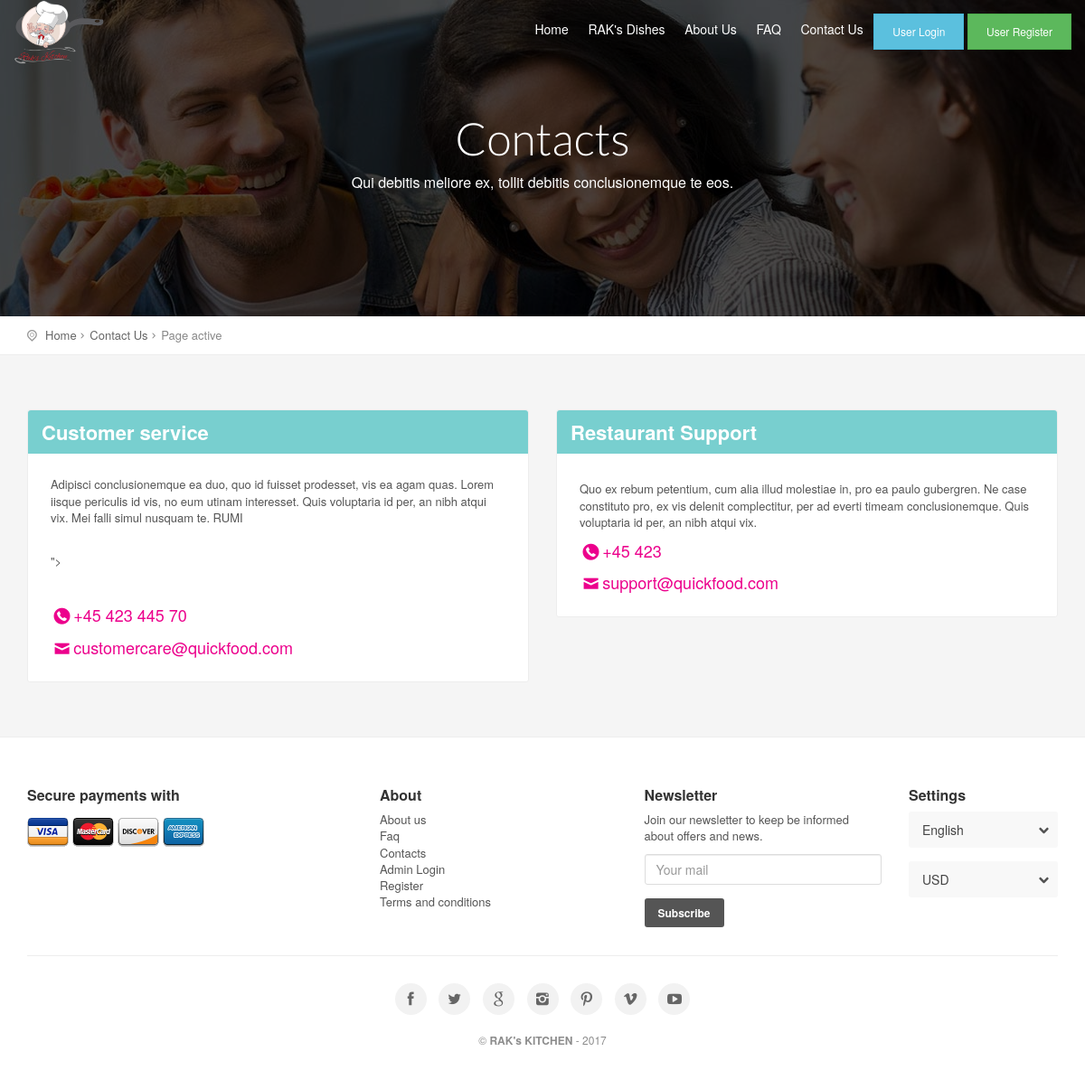
The app's page /index.php/contact with its own data.
### tables this page shows
CREATE TABLE `contact` (
  `id` int(10) NOT NULL,
  `small` varchar(1000) DEFAULT NULL
);

CREATE TABLE `contact_customer_service` (
  `id` int(10) NOT NULL,
  `details` varchar(60000) NOT NULL,
  `phone` varchar(100) NOT NULL,
  `email` varchar(100) NOT NULL
);

CREATE TABLE `contact_restutant_service` (
  `id` int(10) NOT NULL,
  `details` varchar(10000) DEFAULT NULL,
  `phone` varchar(100) DEFAULT NULL,
  `email` varchar(100) DEFAULT NULL
);

### application/controllers/Contact.php (called while the page is built, shortened)
<?php
class Contact extends CI_Controller {
    public function index()
    {
        $this->load->model('Contactm');
        $this->data['info'] = $this->Contactm->show_customer_service_content();
        $this->data['details'] = $this->Contactm->show_resturant_service_content();
        $this->data['contacts']= $this->Contactm->show_contact_content();
        $this->load->view('contacts', $this->data);
    }
}

### index.php (called while the page is built, shortened)
<?php
require_once BASEPATH.'core/CodeIgniter.php';

### application/models/Contactm.php (called while the page is built, shortened)
<?php
class Contactm extends CI_Model
{
    public function show_contact_content(){
        $query=$this->db->query("SELECT * FROM `contact` ORDER by id DESC LIMIT 1 ");
        return $query->result();
    }
    public function show_customer_service_content(){
        $query=$this->db->query("SELECT * FROM `contact_customer_service` ORDER by id DESC LIMIT 1");
        return $query->result();
    }
    public function show_resturant_service_content(){
        $query=$this->db->query("SELECT * FROM `contact_restutant_service` ORDER by id DESC LIMIT 1");
        return $query->result();
    }
}
?>

### application/views/contacts.php (the view, shortened to what this page needs)
<!DOCTYPE html>
<html>
<head>
    <?php include ('head.php') ?>
</head>
<body>
    <?php include ('menu.php') ?>
    <section class="parallax-window" id="short" data-parallax="scroll" data-image-src="img/sub_header_short.jpg" data-natural-width="1400" data-natural-height="350">
        <div id="subheader">
            <div id="sub_content">
             <h1>Contacts</h1>
                <?php
                foreach ($contacts as $contact) {
                }
                ?>
             <p><?php echo $contact->small ?></p>
            </div>
        </div>
    </section>
    <div id="position">
        <div class="container">
            <ul>
                <li><a href="<?php echo base_url()?>Home">Home</a></li>
                <li><a href="<?php echo base_url()?>Contact">Contact Us</a></li>
                <li>Page active</li>
            </ul>
        </div>
    </div>
<div class="container margin_60_35">
	<div class="row" id="contacts">
    	<div class="col-md-6 col-sm-6">
        	<div class="box_style_2">
                <?php
                foreach ($info as $d){
                ?>
            	<h2 class="inner">Customer service</h2>
                <p class="add_bottom_30"><?php echo $d->details ?></p>
                <p><a href="tel://004542344599" class="phone"><i class="icon-phone-circled"></i><?php echo $d->phone?></a></p>
                <p class="nopadding"><a href="mailto:customercare@quickfood.com"><i class="icon-mail-3"></i><?php echo $d->email ?></a></p>
                <?php }?>
            </div>
    	</div>
        <div class="col-md-6 col-sm-6">
        	<div class="box_style_2">
                <?php
                foreach ($details as $dt){
                ?>
            	<h2 class="inner">Restaurant Support</h2>
                <p class="add_bottom_30"><?php echo $dt->details ?></p>
                <p><a href="tel://004542344599" class="phone"><i class="icon-phone-circled"></i><?php echo $dt->phone ?></a></p>
                <p class="nopadding"><a href="mailto:customercare@quickfood.com"><i class="icon-mail-3"></i><?php echo $dt->email ?></a></p>
                <?php }?>
            </div>
    	</div>
    </div>
</div>
	<?php include ('footer.php') ?>
</body>
</html>

### css/style.css (style rules this page uses)
#cart_box h3, .box_style_2 h2.inner { -webkit-border-top-left-radius: 3px; -webkit-border-top-right-radius: 3px }
a, a:focus, a:hover { text-decoration: none }
#hero_video > div, #sub_content, .parallax-content-2 > div, .strip_list .go_to div, .table.cart-list td { vertical-align: middle }
html * { -webkit-font-smoothing: antialiased; -moz-osx-font-smoothing: grayscale }
body { font-size: 13px; line-height: 1.4; color: #555; background-color: #f5f5f5; font-family: "Helvetica Neue", Helvetica, Arial, sans-serif }
.high_light h3, h1, h2, h3.slide_typo { font-family: Lato, "Helvetica Neue", Helvetica, Arial, sans-serif }
h1, h2, h3, h4, h5, h6, label { color: #333 }
.box_style_2 h2.inner, h3 .slide_typo strong { font-family: "Helvetica Neue", Helvetica, Arial, sans-serif }
.box_style_2 h2.inner { background-color: #78cfcf; color: #fff; margin: -25px -25px 25px; padding: 12px 15px; font-size: 22px; font-weight: 600; -moz-border-radius-topleft: 3px; -moz-border-radius-topright: 3px; border-top-left-radius: 3px; border-top-right-radius: 3px }
.feature h3 span, a { color: #ec008c }
a { -webkit-transition: all .2s ease; transition: all .2s ease; outline: 0 }
#subheader { color: #fff; text-align: center; display: table; width: 100%; height: 470px; background: rgba(0, 0, 0, .7) }
#short #subheader { height: 350px }
#cart_box, .box_style_1, .box_style_2 { -webkit-border-radius: 3px; -moz-border-radius: 3px }
#confirm, #pass-info, #sub_content, #sub_content #thumb, .box_style_2#help, .feature i, .features-img, .marker_info, .modal-popup, .parallax-content, .parallax-content-2 > div, .sk-spinner-wave.sk-spinner, .strip_list.grid .desc, .tooltip-content, a.bt_filters, a.load_more_bt { text-align: center }
#cart_box, .box_style_2 { background: #fff; border-radius: 3px; border: 1px solid #ededed; margin-bottom: 25px; padding: 25px }
#sub_content { display: table-cell; padding: 0 15%; font-size: 16px }
#sub_content h1 { margin: 0 0 10px; font-size: 60px; font-weight: 300; color: #fff }
#contacts a { font-size: 18px }
.parallax-window { min-height: 470px; background: 0 0; position: relative }
.parallax-window#short { height: 350px; min-height: inherit }
#position ul li:after, #position ul li:first-child:before { font-style: normal; font-weight: 400; font-family: fontello; position: absolute; top: 1px }
#position ul li:first-child { padding-left: 20px }
#position ul li:first-child:before { content: "\eaf4"; left: 0; color: #999 }
#position ul { margin: 0; padding: 0; color: #888 }
#position ul li a { color: #252525; opacity: .7 }
#position ul li { display: inline-block; padding-right: 8px; margin-right: 3px; position: relative }
#position ul li:after { content: "\e9ee"; right: 0 }
#position ul li:last-child:after, .checkbox label:after, .checkbox label:before { content: '' }
.add_bottom_30 { margin-bottom: 30px }
.add_top_60, .margin_60, .margin_60_35 { padding-top: 60px }
.margin_60_35 { padding-bottom: 35px }
.nomargin, .nopadding { margin: 0 !important }
.nopadding { padding: 0 !important }
#position { background-color: #fff; border-bottom: 1px solid #ededed; padding: 12px 0; font-size: 13px }
#position ul { display: inline-block }

### css/responsive.css (style rules this page uses)
@media only screen and (max-width :1200px) { #sub_content h1 { font-size:50px } }

### records on screen
contact: small "Qui debitis meliore ex, tollit debitis conclusionemque te eos."
contact_customer_service: details "Adipisci conclusionemque ea duo, quo id fuisset prodesset, vis ea agam quas. Lorem iisque periculis id vis, no eum utinam interesset. Quis voluptaria id per, an nibh atqui vix. Mei falli simul nusquam te. RUMI \">", phone "+45 423 445 70", email "customercare@quickfood.com"
contact_restutant_service: details "Quo ex rebum petentium, cum alia illud molestiae in, pro ea paulo gubergren. Ne case constituto pro, ex vis delenit complectitur, per ad everti timeam conclusionemque. Quis voluptaria id per, an nibh atqui vix.", phone "+45 423", email "support@quickfood.com"
